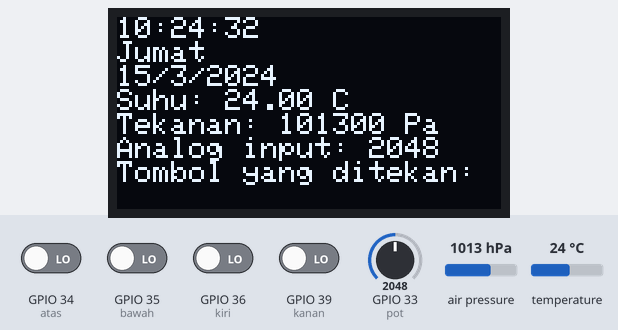
Simulated run of this sketch. Board: ESP32. Parts: 128×64 one-colour display. Inputs (shaded band) come from the test bench; at power-on: GPIO 34 (atas), GPIO 35 (bawah), GPIO 36 (kiri), GPIO 39 (kanan) LOW, air pressure 1013 hPa, GPIO 33 (pot) = 2048, temperature 24 °C. The display library's start-up logo is not drawn; the local clock reads 2024-03-15 10:24:30 at power-on unless the sketch sets it.

Above: at 3.2 s.
3.3 s: GPIO 34 (atas) driven HIGH
At 4.6 s:
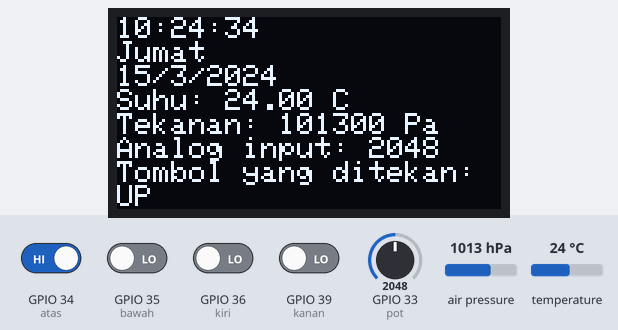
6.3 s: air pressure set to 952 hPa
At 8.0 s:
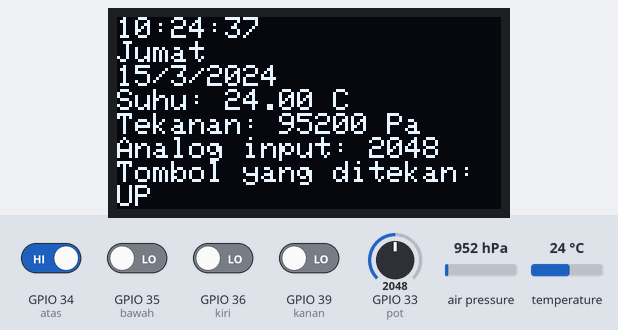
8.6 s: GPIO 33 (pot) set to 2866
At 9.9 s:
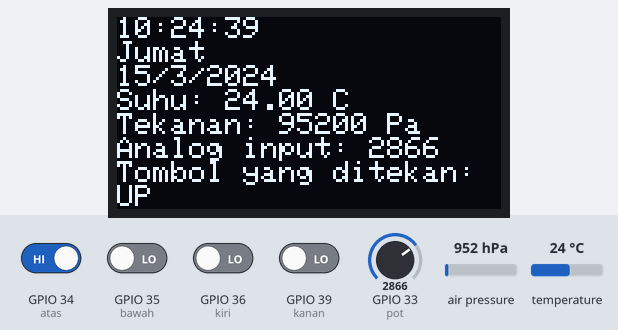
10.6 s: temperature set to 12 °C
At 11.6 s:
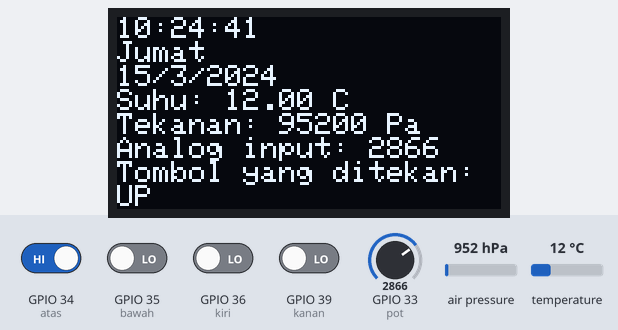
12.6 s: GPIO 33 (pot) set to 3603
At 13.4 s:
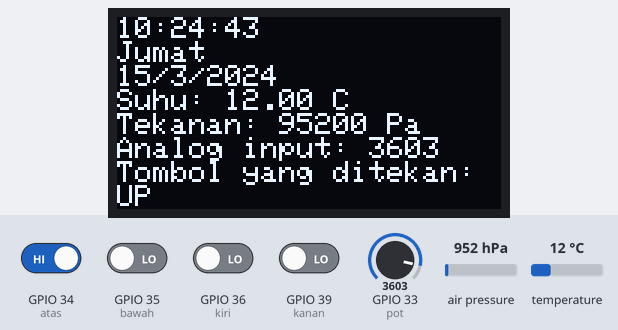
14.5 s: air pressure set to 975 hPa
At 15.9 s:
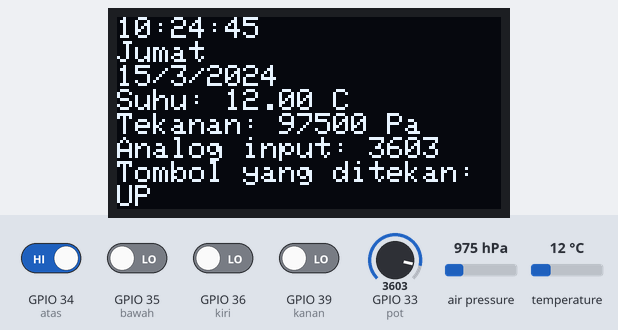
Timing chart, 0 to 17.5 s (numbered marks = the images above; inputs shaded):
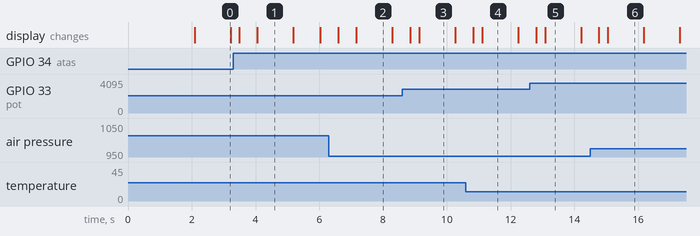

Measured:
- after the input at 3.3 s, the display: first changes after 0.20 s (image 1 shows a later state)
- what the display in image 1 shows lasts 1.1 s, from 4.1 s to 5.2 s

The sketch:

9b_AllInOne.ino
```cpp
#include <SPI.h>
#include <Wire.h>
#include <Adafruit_GFX.h>
#include <Adafruit_SSD1306.h>
#include <Adafruit_BMP085.h>
#include "RTClib.h"

#define SCREEN_WIDTH 128 // OLED display width, in pixels
#define SCREEN_HEIGHT 64 // OLED display height, in pixels

// Declaration for SSD1306 display connected using software SPI (default case):
#define OLED_MOSI   23
#define OLED_CLK   18
#define OLED_DC    4
#define OLED_CS    5
#define OLED_RESET 15
Adafruit_SSD1306 display(SCREEN_WIDTH, SCREEN_HEIGHT,
  OLED_MOSI, OLED_CLK, OLED_DC, OLED_RESET, OLED_CS);

Adafruit_BMP085 bmp;
RTC_DS3231 rtc;

char daysOfTheWeek[7][12] = {"Minggu", "Senin", "Selasa", "Rabu", "Kamis", "Jumat", "Sabtu"};

int pot = 33;
int atas = 34;
int bawah = 35;
int kiri = 36;
int kanan = 39;
String kondisi = "";

void setup() {
  Serial.begin(9600);


  pinMode(pot, INPUT); //set pin 33 sebagai input potensiometer
  pinMode(atas, INPUT);
  pinMode(bawah, INPUT);
  pinMode(kiri, INPUT);
  pinMode(kanan, INPUT);

  if(!display.begin(SSD1306_SWITCHCAPVCC)) {
    Serial.println(F("SSD1306 allocation failed"));
    for(;;); // Don't proceed, loop forever
  }

  if (!bmp.begin()) {
  Serial.println("Could not find a valid BMP085 sensor, check wiring!");
  while (1) {}
  }

  if (! rtc.begin()) {
    Serial.println("Couldn't find RTC");
    while (1);
  }

  // Show initial display buffer contents on the screen --
  // the library initializes this with an Adafruit splash screen.
  display.display();
  delay(2000); // Pause for 2 seconds

  // Clear the buffer
  display.clearDisplay();

}

void loop() {

  int value = analogRead(pot); //membaca nilai analog
  int up = digitalRead(atas); //membaca nilai input saat tombol up ditekan
  int down = digitalRead(bawah);
  int left = digitalRead(kiri);
  int right = digitalRead(kanan);
  DateTime now = rtc.now();

  display.clearDisplay();

  // Display Text
  display.setTextSize(1);
  display.setTextColor(WHITE);
  display.setCursor(0,0);
  display.print(now.hour(), DEC);
  display.print(':');
  display.print(now.minute(), DEC);
  display.print(':');
  display.println(now.second(), DEC);
  display.println(daysOfTheWeek[now.dayOfTheWeek()]);
  display.print(now.day(), DEC);
  display.print('/');
  display.print(now.month());
  display.print('/');
  display.print(now.year(), DEC);
  display.println();
  display.print("Suhu: ");
  display.print(bmp.readTemperature());
  display.println(" C");
  display.print("Tekanan: ");
  display.print(bmp.readPressure());
  display.println(" Pa");
  display.print("Analog input: ");
  display.println(value);
  display.println("Tombol yang ditekan: ");
  if (up == HIGH)
  {
    kondisi = "UP";
  }
  else if (down == HIGH)
  {
    kondisi = "DOWN";
  }
  else if (left == HIGH)
  {
    kondisi = "LEFT";
  }
  else if (right == HIGH)
  {
    kondisi = "RIGHT";
  }

  display.println(kondisi);

  display.display();
  delay(250);
  display.clearDisplay();
}
```
